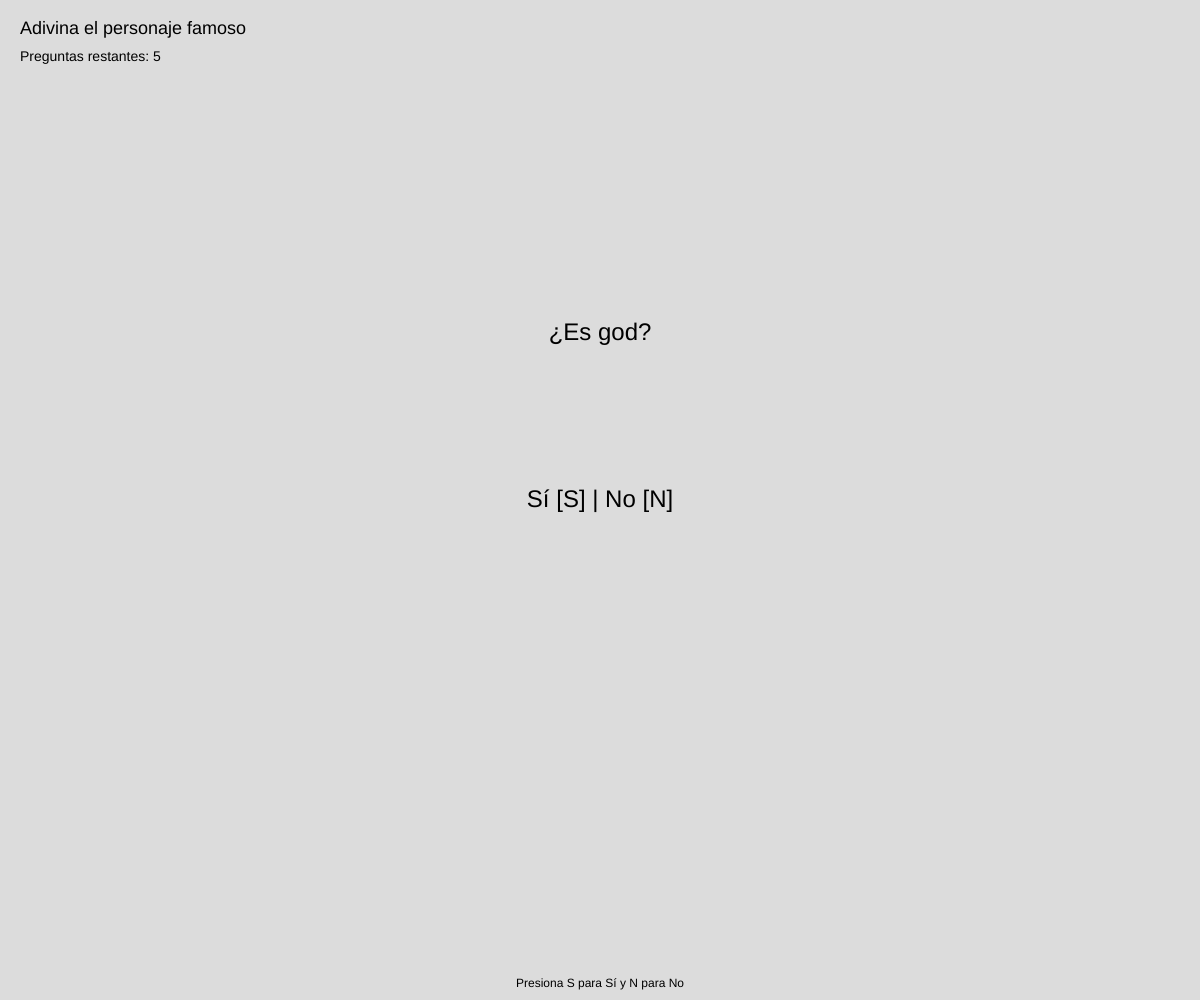
Frame 1 (no input)
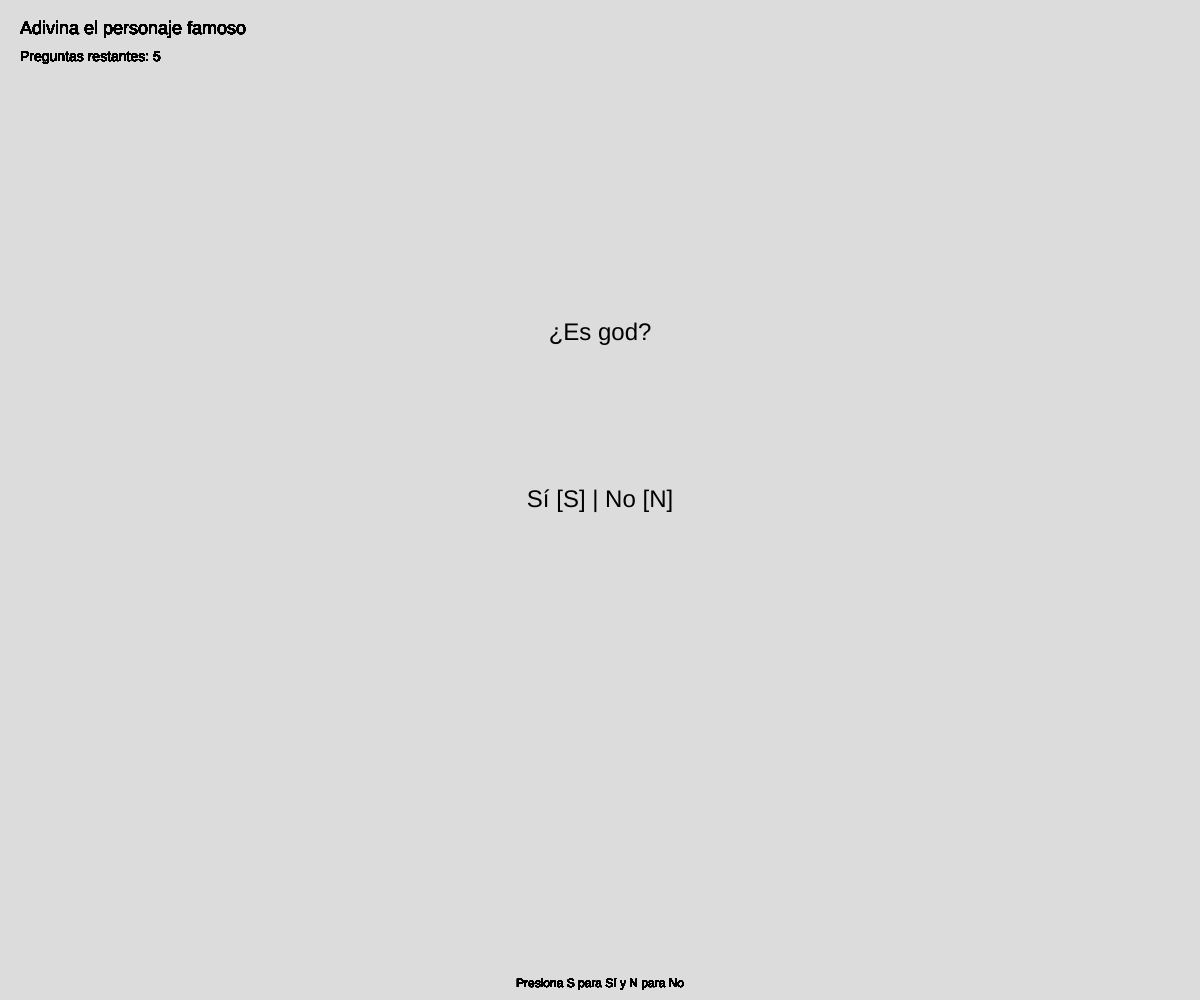
Frame 60 (no input)
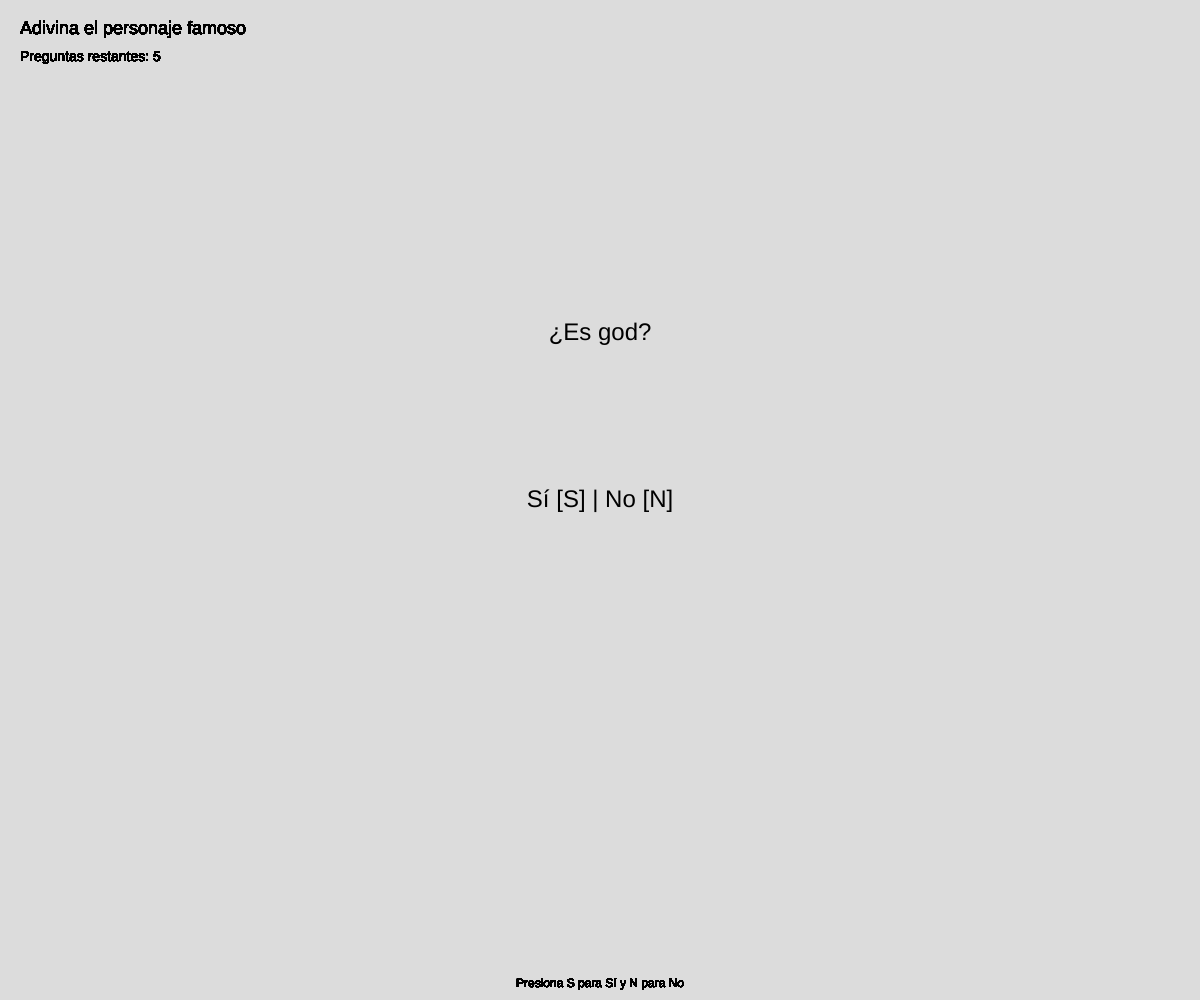
Frame 120 (the mouse pressed at the canvas centre since frame 60)

The p5.js sketch that drew these frames (run headless with seeded random() and noise() and a simulated clock; from frame 60 on, the mouse is pressed at the canvas centre):

// p5.js sketch
// ── sketch.js
let characters = [
    {
      name: 'Gabnzana en compota',
      questions: [
        '¿Es una persona?',
        '¿Es cantante?',
        '¿tiene 15 años?',
        '¿es freestyler?',
        '¿participa en una banda?'
      ],
      answers: [true, true, true, true, true]
    },
    {
      name: 'pahante',
      questions: [
        '¿Es otaku?',
        '¿sabe mucho de musica?',
        '¿es vivisimo?',
        '¿tiene un corte casco?',
        '¿su mochila es re pateable?'
      ],
      answers: [true, true, true, true, true]
    },
    {
      name: 'pocho',
      questions: [
        '¿Es god?',
        '¿Es alto?',
        '¿le encanta el brawl?',
        '¿tiene 15 años?',
        '¿es un arquero god?'
      ],
      answers: [true, true, true, true, true]
    }
  ];
  
  let currentQuestion = 0;
  let currentCharacter = null;
  
  function setup() {
   
    createCanvas(windowWidth, windowHeight);
    
    textSize(24);
    textAlign(CENTER, CENTER);
    currentCharacter = characters[Math.floor(random(characters.length))];
    askQuestion();
  }
  
  function askQuestion() {
    background(220);
    var question = currentCharacter.questions[currentQuestion];
    text(question, width/2, height/3);
    text('Sí [S] | No [N]', width/2, height/2);
  }
  
  function keyPressed() {
    if (keyCode === 83) { // S key
      currentQuestion++;
      if (currentQuestion >= currentCharacter.questions.length) {
        alert('¡El personaje era ' + currentCharacter.name + '!');
        currentQuestion = 0;
        currentCharacter = characters[Math.floor(random(characters.length))];
      } else {
        askQuestion();
      }
    } else if (keyCode === 78) { // N key
      currentQuestion++;
      if (currentQuestion >= currentCharacter.questions.length) {
        alert('¡Juego terminado! El personaje era ' + currentCharacter.name + '.');
        currentQuestion = 0;
        currentCharacter = characters[Math.floor(random(characters.length))];
      } else {
        askQuestion();
      }
    }
  }
  function draw() {
    fill(0);
    textAlign(LEFT, TOP);
    textSize(18);
    text('Adivina el personaje famoso', 20, 20);
    textSize(14);
    text('Preguntas restantes: ' + (currentCharacter.questions.length - currentQuestion), 20, 50);
    textAlign(CENTER, BOTTOM);
    textSize(12);
    text('Presiona S para Sí y N para No', width/2, height-10);
  }
